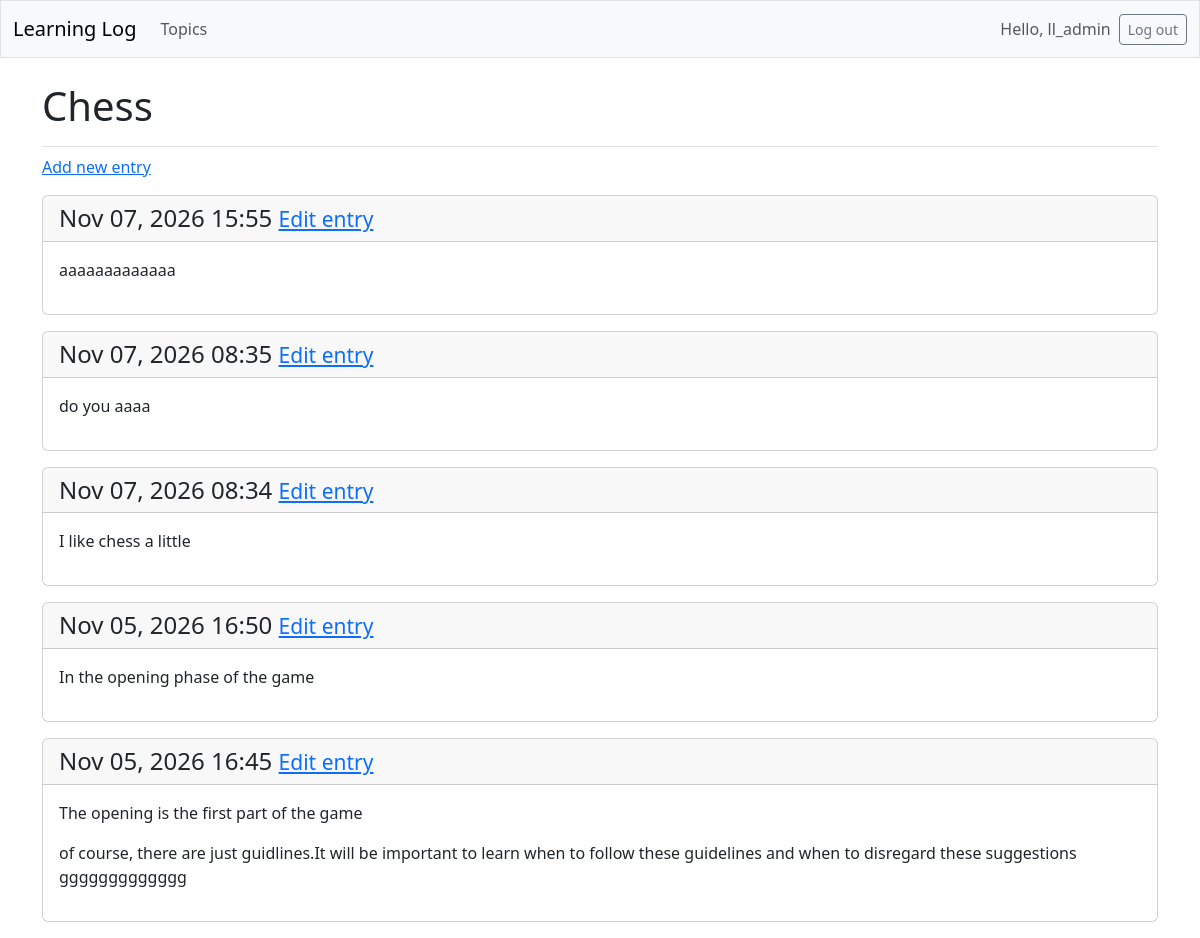
The page /topics/1/ (signed in) on the database its author committed.
### learning_logs/models.py (models this page shows, shortened)
class Topic(models.Model):
    text = models.CharField(max_length=200)
    date_added = models.DateTimeField(auto_now_add=True)
    owner = models.ForeignKey(User, on_delete=models.CASCADE)

class Entry(models.Model):
    topic = models.ForeignKey(Topic, on_delete=models.CASCADE)
    text = models.TextField()
    date_added = models.DateTimeField(auto_now_add=True)
    class Meta:
        verbose_name_plural = 'entries'

### learning_logs/views.py (the view)
# urls.py: path('topics/<int:topic_id>/', views.topic, name='topic'),
@login_required
def topic(request, topic_id):
    topic = Topic.objects.get(id = topic_id)
    if topic.owner != request.user:raise Http404
    entries = topic.entry_set.order_by('-date_added')
    context = {'topic': topic, 'entries': entries }
    return render(request, 'learning_logs/topic.html', context)

### learning_logs/templates/learning_logs/topic.html
{% extends 'learning_logs/base.html' %}
{% block page_header %}
    <h1>{{ topic.text}}</h1>
{% endblock page_header %}
{% block content %}
    <p>
        <a href="{% url 'learning_logs:new_entry' topic.id %}">Add new entry</a>
    </p>
    {% for entry in entries %}
        <div class="card mb-3">
            <h4 class="card-header">
                {{ entry.date_added|date:'M d, Y H:i' }}
                <small>
                    <a href="{% url 'learning_logs:edit_entry' entry.id %}">Edit entry</a>
                </small>
            </h4>
            <div class="card-body">{{ entry.text|linebreaks }}</div>
        </div>
        {% empty %}
            <p>There are no entries for this topic yet.</p>
    {% endfor %}
{% endblock content %}

### learning_logs/templates/learning_logs/base.html (shortened to what this page needs)
<!doctype html>
<html lang="en">
<head>
    {% load django_bootstrap5 %}
    {% bootstrap_css %}
</head>
<body>
    <nav class="navbar navbar-expand-md navbar-light bg-light mb-4 border">
        <div class="container-fluid">
            <a class="navbar-brand" href="{% url 'learning_logs:index' %}">Learning Log</a>
            <div class="collapse navbar-collapse" id="navbarCollapse">
                <ul class="navbar-nav me-auto mb-2 mb-md-0">
                    <li class="nav-item">
                        <a class="nav-link" href="{% url 'learning_logs:topics' %}">Topics</a>
                    </li>
                </ul>
                <ul class="navbar-nav ms-auto mb-2 mb-md-0">
                    {% if user.is_authenticated %}
                        <li class="nav-item">
                            <span class="navbar-text me-2">Hello, {{ user.username }}</span>
                        </li>
                    {% endif %}
                </ul>
                {% if user.is_authenticated %}
                    <form action="{% url 'accounts:logout' %}" method="post">
                        <button
                            name="submit" class="btn btn-outline-secondary btn-sm">Log out
                        </button>
                    </form>
                {% endif %}
            </div>
        </div>
    </nav>
    <main class="container">
        <div class="pb-2 mb-2 border-bottom">
            {% block page_header %}{% endblock page_header %}
        </div>
        <div>
            {% block content %}{% endblock content %}
        </div>
    </main>
</body>
</html>

### rows shown on the page
Topic: text "Chess"
Entry: date_added "Nov 07, 2026 15:55", text "aaaaaaaaaaaaa"
Entry: date_added "Nov 07, 2026 08:35", text "do you aaaa"
Entry: date_added "Nov 07, 2026 08:34", text "I like chess a little"
Entry: date_added "Nov 05, 2026 16:50", text "In the opening phase of the game"
Entry: date_added "Nov 05, 2026 16:45", text "The opening is the first part of the game of course, there are just guidlines.It will be important to learn when to follow these guidelines and when to disregard these suggestions ggggggggggggg"

### other values the page prints
{{ user.username }} "ll_admin"
